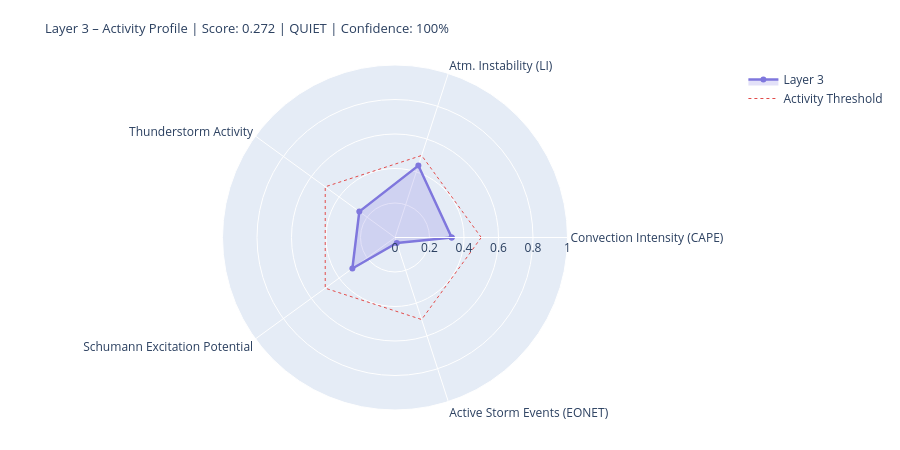

The cell this chart's notebook holds for it:
### Markdown cell above
---
## 4. State Assessment & Handoff to Layer 4/5

### Code cell
# ============================================================
# LAYER-3-SCORE
# Five dynamic components
# ============================================================

def norm(v, lo, hi):
    if v is None or (isinstance(v, float) and math.isnan(v)): return None
    return round(max(0.0, min(1.0, (v - lo) / (hi - lo))), 4)

# --- 1) Convection intensity (global CAPE mean) ---
cape_mean = df_atm['cape'].dropna().mean() if not df_atm.empty else None
conv_score = norm(cape_mean, 0, 3000)
conv_src   = 'primary' if cape_mean is not None else 'missing'

# --- 2) Atmospheric instability (LI mean) ---
li_mean   = df_atm['li'].dropna().mean() if not df_atm.empty else None
# Negative LI = unstable → higher score
instab_score = norm(-li_mean if li_mean is not None else None, -6, 6)
instab_src   = 'primary' if li_mean is not None else 'missing'

# --- 3) Thunderstorm activity (mean thunder score + WMO count) ---
thunder_mean = df_atm['thunder_score'].mean() if not df_atm.empty else None
n_thunder    = int(df_atm['thunderstorm'].sum()) if not df_atm.empty else 0
thunder_score_val = norm(
    (thunder_mean or 0) * 0.7 + n_thunder * 0.1, 0, 1.0
) if thunder_mean is not None else None
thunder_src = 'primary'

# --- 4) Schumann excitation potential (weighted Schumann contribution) ---
schumann_pot = df_atm['schumann_contribution'].mean() if not df_atm.empty else None
# Boosted by Layer-2 thunderstorm trigger
if schumann_pot is not None and l2_thunder:
    schumann_pot = min(1.0, schumann_pot * 1.2)
schumann_score = norm(schumann_pot, 0, 1.0) if schumann_pot is not None else None
schumann_src   = 'derived'

# --- 5) Storm activity (NASA EONET) ---
# Distinction: None = data not loaded, 0.0 = loaded but no events
storm_score = None
storm_src   = 'missing'
if raw.get('storms') is not None:          # API reached successfully
    storm_score = norm(len(storm_events), 0, 30) if storm_events else 0.0
    storm_src   = 'primary'

# X-Ray and Kp: context only, not in dynamic score
# (X-Ray = Layer-0/4 driver; Kp = geomagnetic index, not a lightning proxy)
xray_context = None
if raw.get('xray'):
    df_xc = pd.DataFrame(raw['xray'])
    fc = next((c for c in df_xc.columns
               if any(k in c.lower() for k in ['flux','long']) and 'time' not in c.lower()),
              df_xc.columns[1])
    df_xc[fc] = pd.to_numeric(df_xc[fc], errors='coerce')
    xray_last = df_xc[fc].dropna().iloc[-1] if not df_xc[fc].dropna().empty else None
    if xray_last:
        xray_class = ('X' if xray_last>=1e-4 else 'M' if xray_last>=1e-5
                      else 'C' if xray_last>=1e-6 else 'B')
        xray_context = {'flux': float(xray_last), 'class': xray_class}
        print(f'X-Ray context: {xray_class}-class ({xray_last:.2e} W/m²)')

# --- Aggregate ---
COMPONENTS = {
    'Convection Intensity (CAPE)':  {'score': conv_score,       'source': conv_src,    'dynamic': True},
    'Atm. Instability (LI)':         {'score': instab_score,     'source': instab_src,  'dynamic': True},
    'Thunderstorm Activity':              {'score': thunder_score_val, 'source': thunder_src, 'dynamic': True},
    'Schumann Excitation Potential':   {'score': schumann_score,   'source': schumann_src,'dynamic': True},
    'Active Storm Events (EONET)': {'score': storm_score,      'source': storm_src,   'dynamic': True},
}

available   = {k: v['score'] for k, v in COMPONENTS.items() if v['score'] is not None}
unavailable = [k for k, v in COMPONENTS.items() if v['score'] is None]
layer3_score = round(sum(available.values()) / len(available), 4) if available else None
confidence   = round(len(available) / len(COMPONENTS), 2)
level = ('unknown' if layer3_score is None
         else 'quiet'   if layer3_score < 0.3
         else 'moderate' if layer3_score < 0.6
         else 'active')
dominant_l3 = max(available, key=available.get) if available else 'none'

# --- Ausgabe ---
W = 68
print('=' * W)
print('LAYER 3 – ATMOSPHERE / WEATHER / THUNDERSTORMS – STATE ASSESSMENT')
print('=' * W)
for name, comp in COMPONENTS.items():
    s = comp['score']
    if s is not None:
        bar = '█' * int(s * 20) + '░' * (20 - int(s * 20))
        print(f'  {name:<36} {bar}  {s:.3f}  [{comp["source"]}]')
    else:
        print(f'  {name:<36} {"─" * 20}  n/a   [missing]')
print('-' * W)
print(f'  Score:        {layer3_score:.3f}  ({len(available)}/{len(COMPONENTS)} components)')
print(f'  Confidence:   {confidence:.0%}')
print(f'  Level:        {level.upper()}')
print(f'  Dominant:     {dominant_l3}')
print(f'  CAPE mean:    {cape_mean:.0f} J/kg' if cape_mean else '  CAPE mean:    n/a')
print(f'  LI mean:      {li_mean:.1f} K' if li_mean is not None else '  LI mean:      n/a')
print(f'  Thunderstorms:{n_thunder} points (WMO)  +  {len(storm_events)} NASA EONET')
print('=' * W)

# Radar
cats   = list(available.keys())
vals_r = list(available.values())
if len(cats) >= 3:
    fig = go.Figure()
    fig.add_trace(go.Scatterpolar(
        r=vals_r + [vals_r[0]], theta=cats + [cats[0]],
        fill='toself', fillcolor='rgba(127,119,221,0.22)',
        line=dict(color='#7F77DD', width=2.5), name='Layer 3'
    ))
    fig.add_trace(go.Scatterpolar(
        r=[0.5] * (len(cats)+1), theta=cats + [cats[0]],
        line=dict(color='#E24B4A', dash='dot', width=1),
        mode='lines', name='Activity Threshold'
    ))
    fig.update_layout(
        title=dict(
            text=f'Layer 3 – Activity Profile | Score: {layer3_score:.3f} | {level.upper()} | Confidence: {confidence:.0%}',
            font=dict(size=13)
        ),
        polar=dict(radialaxis=dict(visible=True, range=[0, 1])),
        height=450, showlegend=True,
        margin=dict(l=60, r=60, t=65, b=40)
    )
    fig.show()

### Figure 1 — Plotly figure (JSON) as saved in the notebook; plotly's stock layout.template omitted (floating-point values rounded to 4 significant figures)
{"data": [{"fill": "toself", "fillcolor": "rgba(127,119,221,0.22)", "line": {"color": "#7F77DD", "width": 2.5}, "name": "Layer 3", "r": [0.3287, 0.4383, 0.2558, 0.3054, 0.0333, 0.3287], "theta": ["Convection Intensity (CAPE)", "Atm. Instability (LI)", "Thunderstorm Activity", "Schumann Excitation Potential", "Active Storm Events (EONET)", "Convection Intensity (CAPE)"], "type": "scatterpolar"}, {"line": {"color": "#E24B4A", "dash": "dot", "width": 1}, "mode": "lines", "name": "Activity Threshold", "r": [0.5, 0.5, 0.5, 0.5, 0.5, 0.5], "theta": ["Convection Intensity (CAPE)", "Atm. Instability (LI)", "Thunderstorm Activity", "Schumann Excitation Potential", "Active Storm Events (EONET)", "Convection Intensity (CAPE)"], "type": "scatterpolar"}], "layout": {"height": 450, "margin": {"b": 40, "l": 60, "r": 60, "t": 65}, "polar": {"radialaxis": {"range": [0, 1], "visible": true}}, "showlegend": true, "title": {"font": {"size": 13}, "text": "Layer 3 – Activity Profile | Score: 0.272 | QUIET | Confidence: 100%"}}}
